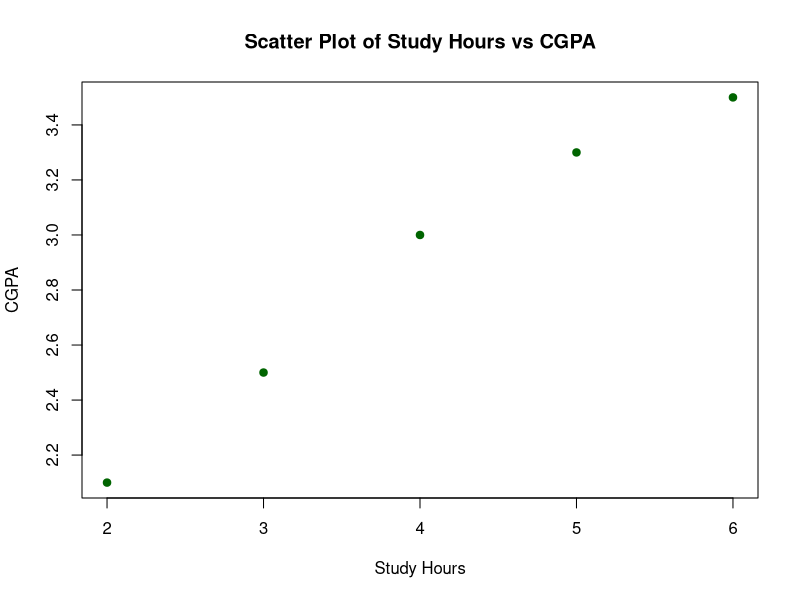
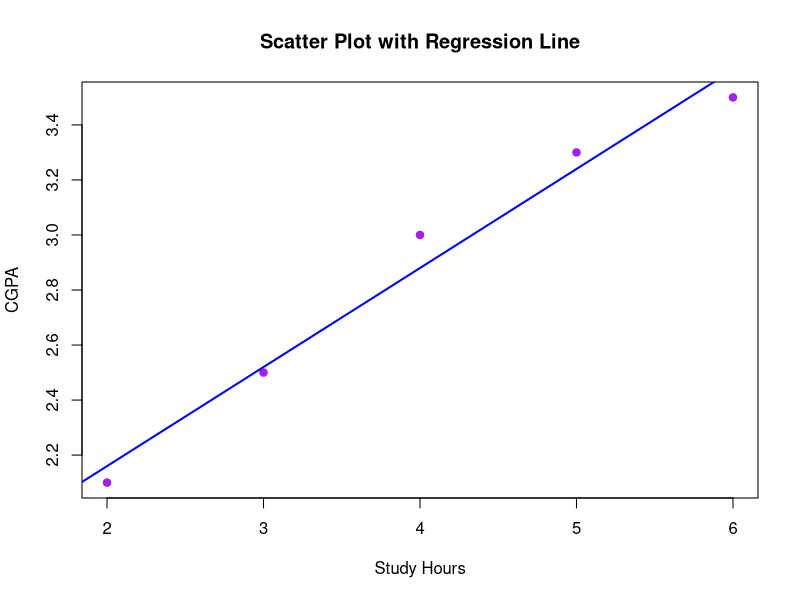

Source code (R) for these figures, in order:
# Clear workspace
rm(list = ls())

# (Data)
X <- c(2, 3, 4, 5, 6)
Y <- c(2.1, 2.5, 3.0, 3.3, 3.5)


plot(X, Y, main="Scatter Plot of Study Hours vs CGPA", 
     xlab="Study Hours", ylab="CGPA", pch=19, col="darkgreen")

model <- lm(Y ~ X)
summary(model)


plot(X, Y, main="Scatter Plot with Regression Line", 
     xlab="Study Hours", ylab="CGPA", pch=19, col="purple")
abline(model, col="blue", lwd=2)


correlation <- cor(X, Y)
cat("Correlation Coefficient (r):", correlation, "\n")

conf_intervals <- confint(model)
print(conf_intervals)


predicted_value <- predict(model, data.frame(X=7))
cat("Predicted CGPA for 7 hours of study:", predicted_value, "\n")


Y_hat <- predict(model)  # Predicted Y values
Y_mean <- mean(Y)

SSR <- sum((Y_hat - Y_mean)^2)   # Regression Sum of Squares
SSE <- sum((Y - Y_hat)^2)        # Error Sum of Squares
SST <- sum((Y - Y_mean)^2)       # Total Sum of Squares

cat("SSR (Regression Sum of Squares):", SSR, "\n")
cat("SSE (Error Sum of Squares):", SSE, "\n")
cat("SST (Total Sum of Squares):", SST, "\n")


R_squared <- SSR / SST
cat("R-squared (Coefficient of Determination):", R_squared, "\n")
# Interpretation: % of variation in CGPA explained by Study Hours.


anova_table <- anova(model)
print(anova_table)
